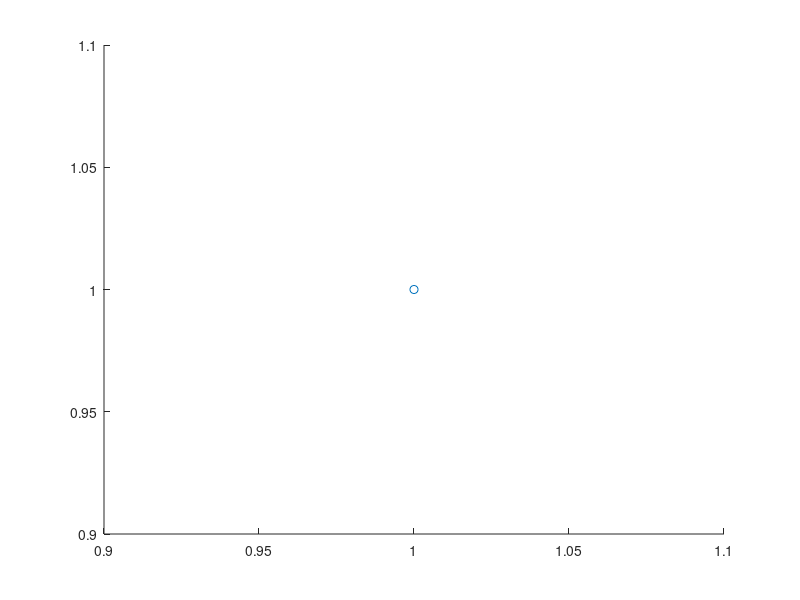

Source code (MATLAB): (Note: this script raises an error after producing the figure.)
%% Simulates a 2D surface vehicle with linear velocity and theta (yaw) setpoints
% 
% Author: Benjamin Chasnov (bchasnov@gmail.com) and Vai Viswanathan
% (vviswanathan@hmc.edu)
%             (email me for any questions!)
% Date: May 2016
%

clear all
close all
animationspeed = 4; % 4 gives approximately real time
Tend = 60;   % run simulation for Tend seconds. must be multiple of 3

Ts = 0.01; % Control loop at 100Hz
state = [0 0 0 ...
         0 0 0 ...
         0 0 ...
         0 0 0]; 
% state = [x, y, theta, x_dot, y_dot, theta_dot, 
%          u(1), u(2), disturbance(1), disturbance(2), disturbance(3)];

state_est = state;

N = Tend/Ts; % number of cycles
time = linspace(0,Tend,N);

% initialize states, control and disturbances inputs to zero
states = zeros(N, length(state));
states_est = zeros(N, length(state_est));
u = zeros(N,2);
disturbance = zeros(N,3);
%disturbance(:,3) = 9*ones(N,1);
disturbance = 1*(rand([N 3])-0.5);

% PID controller
integral1   = 0;
differentiator1 = 0;
prev_error1 = 0;

integral2   = 0;
differentiator2 = 0;
prev_error2 = 0;

prev_pid = [integral1 differentiator1 prev_error1;
            integral2 differentiator2 prev_error2];

% set points
%theta_desired = sin([1:N]/100)*pi/2+2;
%vel_desired = [0.3*ones(N/3,1); 0.8*ones(N/3,1); 1.2*ones(N/3,1)];
pos_des = [[1,1,0];
           [2,2,0]
           [3,1,0]];
point_num = 1;

pid_save = zeros(N,3);


figure(1);

%% Main loop
for i=1:N


    %% Point tracking controller
    scatter(pos_des(point_num,1),pos_des(point_num,2)); hold on;
    [vel_desired(i), theta_desired(i)] = point_tracking_controller(state_est, pos_des(point_num,1), pos_des(point_num,2), pos_des(point_num, 3));
    % next point if close
    goal_rad = 0.2;
    if((sqrt((state_est(1)-pos_des(point_num,1)).^2+(state_est(2)-pos_des(point_num,2)).^2) < goal_rad) && (point_num < (numel(pos_des)/3)+1))
        point_num = point_num+1;
    end
    if(point_num > (numel(pos_des)/3))
        break;
    end

    %% Velocity Controller
    [u(i, :), prev_pid] = vel_controller(state_est, vel_desired(i), theta_desired(i), Ts, prev_pid);

    %% Run model.
    state = surface_vehicle_dynamic_model(state,u(i,:),disturbance(i,:),Ts);
    states(i,:) = state;
    
    state_est = surface_vehicle_state_estimate(state_est,u(i,:),state,disturbance(i,:),Ts);
    states_est(i,:) = state_est;

    if mod(i,animationspeed) == 1
        surface_vehicle_draw(states,states_est,i,Ts,1);
        drawnow;
    end

end

%% Plot
figure(2);

subplot(5,1,1);
plot(time, states(:,7)); hold on;
plot(time, states(:,8)); hold off;
legend({'left motor','right motor'});
title('Robot state');

subplot(5,1,2);
plot(time, states(:,9)); hold on;
plot(time, states(:,10)); hold on;
plot(time, states(:, 11)); hold off;
legend({'x disturbance','y disturbance', 'theta disturbance'});

subplot(5,1,3);
plot(time, states(:,1)); hold on;
plot(time, states(:,2)); 
plot(time, states(:,3)); 
plot(time, theta_desired,'--'); hold off;
legend({'x','y','theta', 'theta desired'});

subplot(5,1,4);
plot(time, states(:,4)); hold on;
plot(time, states(:,5)); hold on;
plot(time, states(:,6)); hold off;
legend({'x_d','y_d','theta_d'});

subplot(5,1,5);
plot(time, pid_save(:,1)); hold on;
plot(time, pid_save(:,2)); hold on;
plot(time, pid_save(:,3)); hold off;
ylim([-3 3]);
legend('error','integrator','differentiator');

figure(3);
subplot(3,1,1);
theta = states(:,3);
plot(time, theta); hold on;
plot(time, theta_desired,'--','LineWidth',2); hold off;
legend('theta dot (rad/s)');
title('PID Controller performance');

subplot(3,1,2);
vel = sqrt(states(:,4).^2 + states(:,5).^2);
plot(time, vel); hold on;
plot(time, vel_desired,'--','LineWidth',2); hold off;
legend('speed (m/s)');

subplot(3,1,3);
plot(time, states(:,7)); hold on;
plot(time, states(:,8)); hold off;
legend({'left motor','right motor'});

xlabel('time (s)');



%% Animate

%max_lim = max(abs([states(:,1); states(:,2)]));
%if ~max_lim
%    max_lim = 1;
%end
%max_lim = max_lim*1.2;

%for i=1:4:N
%figure(2);
%surface_vehicle_draw(states,i,Ts,max_lim);
%drawnow;
%end